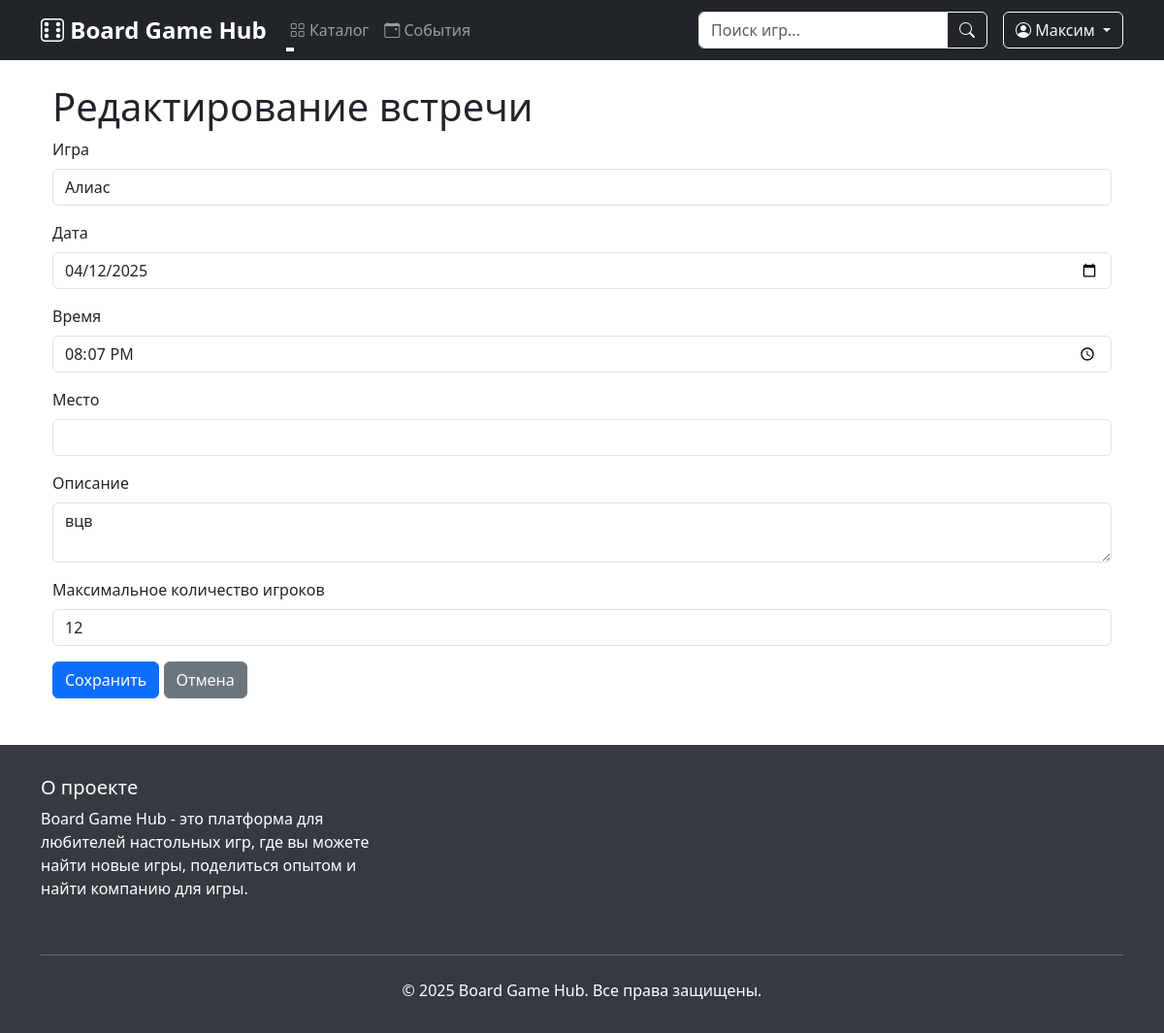
The page /game_sessions/3/edit (signed in) on the database its author committed.
### data/users.py (models this page shows, shortened)
class User(SqlAlchemyBase, UserMixin):
    __tablename__ = 'users'
    id = sqlalchemy.Column(sqlalchemy.Integer, primary_key=True, autoincrement=True)
    surname = sqlalchemy.Column(sqlalchemy.String, nullable=True)
    name = sqlalchemy.Column(sqlalchemy.String, nullable=True)
    age = sqlalchemy.Column(sqlalchemy.Integer, nullable=True)
    favorite_genres = sqlalchemy.Column(sqlalchemy.String, nullable=True)
    location = sqlalchemy.Column(sqlalchemy.String, nullable=True)
    email = sqlalchemy.Column(sqlalchemy.String, unique=True, index=True, nullable=True)
    hashed_password = sqlalchemy.Column(sqlalchemy.String, nullable=True)
    added_games = orm.relationship("Game", back_populates="user")
    created_sessions = orm.relationship("GameSession", back_populates="creator")
    reviews = orm.relationship('Review', back_populates='user')

### data/game_sessions.py (models this page shows)
class GameSession(SqlAlchemyBase, SerializerMixin):
    __tablename__ = 'game_sessions'
    id = sqlalchemy.Column(sqlalchemy.Integer, primary_key=True, autoincrement=True)
    game_id = sqlalchemy.Column(sqlalchemy.Integer, sqlalchemy.ForeignKey('games.id'))
    creator_id = sqlalchemy.Column(sqlalchemy.Integer, sqlalchemy.ForeignKey('users.id'))
    date = sqlalchemy.Column(sqlalchemy.Date, nullable=False)
    time = sqlalchemy.Column(sqlalchemy.Time, nullable=False)
    location = sqlalchemy.Column(sqlalchemy.String, nullable=False)
    description = sqlalchemy.Column(sqlalchemy.String, nullable=True)
    max_players = sqlalchemy.Column(sqlalchemy.Integer, nullable=False)
    current_players = sqlalchemy.Column(sqlalchemy.Integer, default=1)
    created_at = sqlalchemy.Column(sqlalchemy.DateTime, default=datetime.utcnow)
    status = sqlalchemy.Column(sqlalchemy.String, default="Запланировано")
    game = orm.relationship('Game', back_populates='sessions')
    creator = orm.relationship('User', foreign_keys=[creator_id], back_populates='created_sessions')
    participants = orm.relationship('User', secondary=session_participants)

### main.py (the view, shortened to what this page needs)
@app.route('/game_sessions/<int:id>/edit', methods=['GET', 'POST'])
@login_required
def game_sessions_edit(id):
    form = GameSessionForm()
    db_sess = db_session.create_session()
    try:
        games = db_sess.query(Game).all()
        form.game.choices = [(g.id, g.title) for g in games]
        session = db_sess.query(GameSession).filter(
            GameSession.id == id,
            GameSession.creator_id == current_user.id
        ).first()
        if not session:
            abort(404)
        if request.method == "GET":
            form.game.data = session.game_id
            form.date.data = session.date
            form.time.data = session.time
            form.description.data = session.description
            form.max_players.data = session.max_players
        return render_template('game_session_form.html',
                               title='Редактирование встречи',
                               form=form)
    finally:
        db_sess.close()
    return redirect('/game_sessions')

### forms/game_session.py
class GameSessionForm(FlaskForm):
    game = SelectField('Игра', coerce=int, validators=[DataRequired()])
    date = DateField('Дата', format='%Y-%m-%d', validators=[DataRequired()])
    time = TimeField('Время', format='%H:%M', validators=[DataRequired()])
    location = StringField('Место', validators=[DataRequired()])
    description = TextAreaField('Описание', validators=[DataRequired()])
    max_players = IntegerField('Максимальное количество игроков', validators=[DataRequired()])
    submit = SubmitField('Сохранить')

### data/db_session.py (called while the page is built)
def create_session() -> Session:
    global __factory
    return __factory()

### main.py (called while the page is built)
@login_manager.user_loader
def load_user(user_id):
    db_sess = db_session.create_session()
    user = db_sess.get(User, user_id)
    db_sess.close()
    return user

@app.context_processor
def utility_processor():
    def get_unique_genres():
        db_sess = db_session.create_session()
        try:
            genres = db_sess.query(Game.genre).distinct().all()
            return [genre[0] for genre in genres if genre[0]]
        finally:
            db_sess.close()
    return dict(get_unique_genres=get_unique_genres)

### templates/game_session_form.html (shortened to what this page needs)
{% extends "base.html" %}
{% block content %}
<div class="container mt-4">
    <h1>{{ title }}</h1>
    <form action="" method="post">
        <div class="mb-3">
            <label for="game" class="form-label">{{ form.game.label }}</label>
            {{ form.game(class="form-control") }}
        </div>
        <div class="mb-3">
            <label for="date" class="form-label">{{ form.date.label }}</label>
            {{ form.date(class="form-control", type="date") }}
        </div>
        <div class="mb-3">
            <label for="time" class="form-label">{{ form.time.label }}</label>
            {{ form.time(class="form-control", type="time") }}
        </div>
        <div class="mb-3">
            <label for="location" class="form-label">{{ form.location.label }}</label>
            {{ form.location(class="form-control") }}
        </div>
        <div class="mb-3">
            <label for="description" class="form-label">{{ form.description.label }}</label>
            {{ form.description(class="form-control") }}
        </div>
        <div class="mb-3">
            <label for="max_players" class="form-label">{{ form.max_players.label }}</label>
            {{ form.max_players(class="form-control", type="number", min="2") }}
        </div>
        {{ form.submit(type="submit", class="btn btn-primary") }}
        <a href="{{ url_for('game_sessions') }}" class="btn btn-secondary">Отмена</a>
    </form>
</div>
{% endblock %}

### templates/base.html (shortened to what this page needs)
<!DOCTYPE html>
<html lang="ru">
<head>
    <link href="https://cdn.jsdelivr.net/npm/bootstrap@5.3.0/dist/css/bootstrap.min.css" rel="stylesheet">
    <link rel="stylesheet" href="https://cdn.jsdelivr.net/npm/bootstrap-icons@1.7.2/font/bootstrap-icons.css">
    <link rel="stylesheet" href="https://cdnjs.cloudflare.com/ajax/libs/font-awesome/6.5.1/css/all.min.css">
    <link rel="stylesheet" href="{{ url_for('static', filename='css/notifications.css') }}">
</head>
<body>
    <nav class="navbar navbar-expand-lg navbar-dark bg-dark sticky-top">
        <div class="container">
            <a class="navbar-brand" href="{{ url_for('index') }}">
                <i class="bi bi-dice-6"></i> Board Game Hub
            </a>
            <div class="collapse navbar-collapse" id="navbarNav">
                <ul class="navbar-nav me-auto">
                    <li class="nav-item dropdown">
                        <a class="nav-link dropdown-toggle" href="#" role="button" data-bs-toggle="dropdown">
                            <i class="bi bi-grid"></i> Каталог
                        </a>
                    </li>
                    <li class="nav-item">
                        <a class="nav-link" href="{{ url_for('game_sessions') }}">
                            <i class="bi bi-calendar-event"></i> События
                        </a>
                    </li>
                </ul>
                <form class="d-flex me-3" action="{{ url_for('index') }}" method="get">
                    <div class="input-group">
                        <input class="form-control" type="search" name="search" placeholder="Поиск игр..."
                               aria-label="Search" value="{{ request.args.get('search', '') }}">
                        <button class="btn btn-outline-light" type="submit">
                            <i class="bi bi-search"></i>
                        </button>
                    </div>
                </form>
                <div class="d-flex">
                    {% if current_user.is_authenticated %}
                        <div class="dropdown">
                            <button class="btn btn-outline-light dropdown-toggle" type="button" data-bs-toggle="dropdown">
                                <i class="bi bi-person-circle"></i> {{ current_user.name }}
                            </button>
                        </div>
                    {% endif %}
                </div>
            </div>
        </div>
    </nav>
    <div class="container mt-4">
        {% block content %}{% endblock %}
    </div>
    <footer class="footer">
        <div class="container">
            <div class="row">
                <div class="col-md-4 mb-3">
                    <h5>О проекте</h5>
                    <p>Board Game Hub - это платформа для любителей настольных игр, где вы можете найти новые игры,
                       поделиться опытом и найти компанию для игры.</p>
                </div>
            </div>
            <hr class="mt-4 mb-4">
            <div class="text-center">
                <p class="mb-0">© 2025 Board Game Hub. Все права защищены.</p>
            </div>
        </div>
    </footer>
</body>
</html>

### templates/base.html (style rules this page uses)
.navbar-brand { font-size: 1.5rem; font-weight: bold; }
.footer { background-color: #343a40; color: white; padding: 2rem 0; margin-top: 3rem; }
.nav-link { position: relative; }
.nav-link:after { content: ''; position: absolute; width: 0; height: 2px; background: #fff; left: 0; bottom: -2px; transition: width 0.3s; }

### rows shown on the page
User: name "Максим"
GameSession: game "Алиас", date "04/12/2025", time "20:07", description "вцв", max_players "12"

### other values the page prints
{{ title }} "Редактирование встречи"
